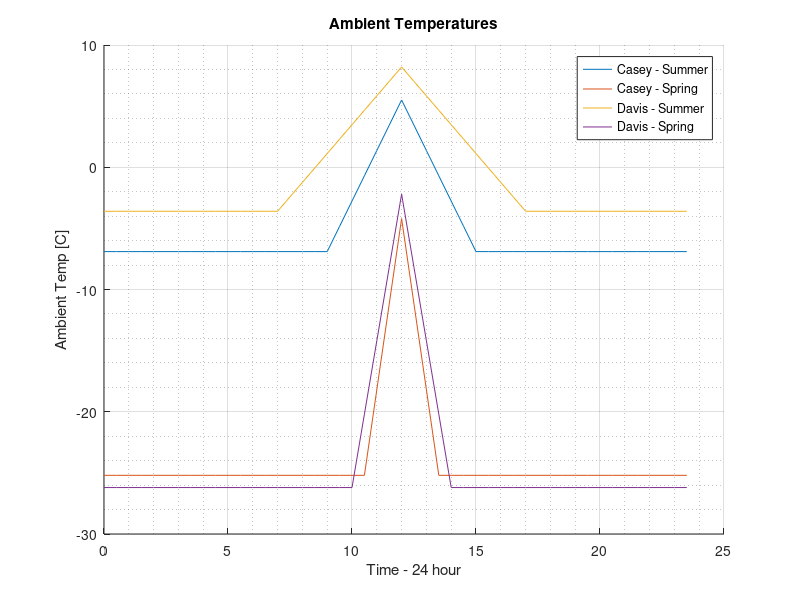

Write the MATLAB code that produced this figure. (Note: this script raises an error after producing the figure.)
%% --- % ST4.1 TEG/PCM CODE % --- %%
% This is the TEG Code at the "1-to-1" level for {TEG/PCM}

% For TEG/PCM, PCM solar data must be imported
% PCM Data includes 24 sets [2 stations] x [2 seasons] x [6x cloud cover cases]


% For all intensive purpose, this investigates TEG power only
% Relies on PCm3.2 data import (need to be careful with cases)
% Copy logic from ST4_1_PV_TEG


% GONNA LEAVE THIS FOR 200K WIND ONLY!!! - RENAME!!!

%% 1) Set baseline temperatures - AMBIENT TEMPERATURES - "TOP SIDE"
% Time vector - discretisation of 24-hour window 
t = 0:0.5:23.5;
Casey_summer_temp = zeros(1,length(t));
% casey sumer temp range: 
    % night: 1-18 [t(18) = 8.5]
    % Day: 19-31
    % Night: 32-48

for i = 1:18
    Casey_summer_temp(i) = -6.9 ; 
end 

for i = 19:25
    % set initial time temp @ night time i.e. sun just rose, no heat yet)
    if i == 19
    Casey_summer_temp(i) = -6.9;
    else
    Casey_summer_temp(i) = Casey_summer_temp(i-1) + 2.067;
    end
end

for i = 26:31
Casey_summer_temp(i) = Casey_summer_temp(i-1) - 2.067;
end

for i = 32:48
    Casey_summer_temp(i) = -6.9;
end

% Casey - Spring
Casey_spring_temp = zeros(1,length(t));
% Casey Spring - 3 hour window (10:30am-1:30pm)[22-28]
    % Night: 1-21 [t(21) = 10am]
    % Day: 22-28
    % Night: 29-48

for i = 1:21
    Casey_spring_temp(i) = -25.2;
end

for i = 22:25
    if i == 22 % initial temp @ 1030am
        Casey_spring_temp(i) = -25.2;
    else
        Casey_spring_temp(i) = Casey_spring_temp(i-1) + 7; 
    end
end

for i = 26:28
    Casey_spring_temp(i) = Casey_spring_temp(i-1) - 7;
end

for i = 29:48
    Casey_spring_temp(i) = -25.2;
end

% Davis - Summer
Davis_summer_temp = zeros(1,length(t));
% Davis summer temp range: 
    % Night: 1-14 [t(14) = 630am]
    % Day: 15-(25)-35
    % Night: 36-48

for i = 1:14
    Davis_summer_temp(i) = -3.6;
end

for i = 15:25
    if i == 15 % initialise temp
        Davis_summer_temp(i) = -3.6;
    else
        Davis_summer_temp(i) = Davis_summer_temp(i-1) + 1.18;
    end
end

for i = 26:35
    Davis_summer_temp(i) = Davis_summer_temp(i-1) - 1.18;
end

for i = 36:48
    Davis_summer_temp(i) = -3.6;
end

% Davis - Spring
Davis_spring_temp = zeros(1,length(t));
% Davis Spring - 4 hour window (10am-2pm) [21-29]
    % Night: 1-20 [t(20) = 930am]
    % Day: 21-(25)-29
    % Night: 30-48

for i = 1:20
    Davis_spring_temp(i) = -26.2;
end 

for i = 21:25
    if i == 21
        Davis_spring_temp(i) = -26.2;
    else
        Davis_spring_temp(i) = Davis_spring_temp(i-1) + 6;
    end
end 

for i = 26:29
    Davis_spring_temp(i) = Davis_spring_temp(i-1) - 6;
end

for i = 30:48
    Davis_spring_temp(i) = -26.2;
end

% Plot - sanity check
figure(1)
hold on 
grid on
grid minor
plot(t,Casey_summer_temp);
plot(t,Casey_spring_temp);
plot(t,Davis_summer_temp);
plot(t,Davis_spring_temp);
ylabel('Ambient Temp [C]')
xlabel('Time - 24 hour')
legend('Casey - Summer','Casey - Spring','Davis - Summer','Davis - Spring')
title('Ambient Temperatures')
hold off

%% 2) Using PCM data, define BOTTOM SIDE
% 6 cases x 2 seasons x 2 locations = 24 cases

% recall: readtable and table2array functions
%% [Wind = 200km]
PCM_TEMP_WIND_200K_ALL_LOC = ...
    readtable("PCM_TEMP_WIND_200K_ALL_LOC.xlsx");

PCM_TEMP_WIND_200K_ALL_LOC = ...
    table2array(PCM_TEMP_WIND_200K_ALL_LOC);

% Separate data 
PCM_temp_Casey_Sum_200k = PCM_TEMP_WIND_200K_ALL_LOC(1,:);
PCM_temp_Casey_Spr_200k = PCM_TEMP_WIND_200K_ALL_LOC(2,:);

PCM_temp_Davis_Sum_200k = PCM_TEMP_WIND_200K_ALL_LOC(3,:);
PCM_temp_Davis_Spr_200k = PCM_TEMP_WIND_200K_ALL_LOC(4,:);

% sanity check - plot irradiance values
figure(2)
hold on
grid on
grid minor
plot(t,PCM_temp_Casey_Sum_200k)
plot(t,PCM_temp_Casey_Spr_200k)
plot(t,PCM_temp_Davis_Sum_200k)
plot(t,PCM_temp_Davis_Spr_200k)
legend('Casey - Summer','Casey - Spring','Davis - Summer','Davis - Spring')
xlabel('Time - 24 hr')
ylabel('PCM Temp')
title('PCM Temperature - Wind = 200km/hr')
hold off


%% 3) Establish average temperature and temp diff
% ---- % [Wind = 100 km/hr] % ---- %
Casey_sum_temp_diff_200k = zeros(1,length(t));
Casey_spr_temp_diff_200k = zeros(1,length(t));
Davis_sum_temp_diff_200k = zeros(1,length(t));
Davis_spr_temp_diff_200k = zeros(1,length(t));

% recall Delta = Top - bottom (orientation)
% PCM temp < ambient

for i = 1:48 
    Casey_sum_temp_diff_200k(i) = ...
        Casey_summer_temp(i) - PCM_temp_Casey_Sum_200k(i);

    Casey_spr_temp_diff_200k(i) = ...
        Casey_spring_temp(i) - PCM_temp_Casey_Spr_200k(i);


    Davis_sum_temp_diff_200k(i) = ...
        Davis_summer_temp(i) - PCM_temp_Davis_Sum_200k(i);

    Davis_spr_temp_diff_200k(i) = ...
        Davis_spring_temp(i) - PCM_temp_Davis_Spr_200k(i);

end

Casey_sum_mean_temp_200k = zeros(1,length(t));
Casey_spr_mean_temp_200k = zeros(1,length(t));
Davis_sum_mean_temp_200k = zeros(1,length(t));
Davis_spr_mean_temp_200k = zeros(1,length(t));
% && PCM temp < ambient!!!!

for i = 1:48
    Casey_sum_mean_temp_200k(i) = PCM_temp_Casey_Sum_200k(i) ...
                            + (Casey_sum_temp_diff_200k(i)/2);
    
    Casey_spr_mean_temp_200k(i) = PCM_temp_Casey_Spr_200k(i) ...
                            + (Casey_spr_temp_diff_200k(i)/2);

    Davis_sum_mean_temp_200k(i) = PCM_temp_Davis_Sum_200k(i) ...
                            + (Davis_sum_temp_diff_200k(i)/2);

    Davis_spr_mean_temp_200k(i) = PCM_temp_Davis_Spr_200k(i) ...
                            + (Davis_spr_temp_diff_200k(i)/2);

end

figure(3)
    hold on
    grid on 
    grid minor
    plot(t,Casey_sum_temp_diff_200k)
    plot(t,Casey_spr_temp_diff_200k)
    plot(t,Davis_sum_temp_diff_200k)
    plot(t,Davis_spr_temp_diff_200k)
    ylabel('Temp Diff. [C]')
    xlabel('Time - 24 hour')
    legend('Casey - Summer','Casey - Spring','Davis - Summer','Davis - Spring')
    title('Temp Diff across TEG - Wind = 200km/hr')
    hold off

figure(4)
    subplot(2,1,1)
    hold on
    grid on 
    grid minor
    plot(t,Casey_sum_mean_temp_200k)
    plot(t,Casey_summer_temp)
    plot(t,PCM_temp_Casey_Sum_200k)
    ylabel('Temp [C]')
    xlabel('Time - 24 hour')
    legend('Mean Temp across TEG','Ambient Temp','PCM Temp')
    title('Temperatures - Casey - Summer - Wind = 200km/hr')
    hold off

    subplot(2,1,2)
    hold on
    grid on 
    grid minor
    plot(t,Casey_spr_mean_temp_200k)
    plot(t,Casey_spring_temp)
    plot(t,PCM_temp_Casey_Spr_200k)
    ylabel('Temp [C]')
    xlabel('Time - 24 hour')
    legend('Mean Temp across TEG','Ambient Temp','PCM Temp')
    title('Temperatures - Casey - Spring - Wind = 200km/hr')
    hold off

figure(5)
    subplot(2,1,1)
    hold on
    grid on 
    grid minor
    plot(t,Davis_sum_mean_temp_200k)
    plot(t,Davis_summer_temp)
    plot(t,PCM_temp_Davis_Sum_200k)
    ylabel('Temp [C]')
    xlabel('Time - 24 hour')
    legend('Mean Temp across TEG','Ambient Temp','PCM Temp')
    title('Temperatures - Davis - Summer - Wind = 200km/hr')
    hold off

    subplot(2,1,2)
    hold on
    grid on 
    grid minor
    plot(t,Davis_spr_mean_temp_200k)
    plot(t,Davis_spring_temp)
    plot(t,PCM_temp_Davis_Spr_200k)
    ylabel('Temp [C]')
    xlabel('Time - 24 hour')
    legend('Mean Temp across TEG','Ambient Temp','PCM Temp')
    title('Temperatures - Davis - Spring - Wind = 200km/hr')
    hold off

%% 4) Find TEG metrics and power values
% 24 cases to consider 
% 6x wind cases

%% TEG Voltage 
% V = N * seebck.(average temp) * temp_diff
N = 241; % number of p&n type conductors

% Seebeck
% dimensionless seebeck equation
% ~ =  (-1.132*10^(-5) .* (Casey_mean_temp)^2 )...
% + (8.64*10^(-3) .* (Casey_mean_temp(i))) ...
% - 0.582;


% seebeck variable across 24/hour cycle

%% wind = 10km/hr

seebeck_dim_Casey_sum_200k = zeros(1,length(t));
seebeck_dim_Casey_spr_200k = zeros(1,length(t));

seebeck_dim_Davis_sum_200k = zeros(1,length(t));
seebeck_dim_Davis_spr_200k = zeros(1,length(t));

% temperatures need to be in KELVIN to work

for i = 1:48
    Casey_sum_mean_temp_200k(i) = Casey_sum_mean_temp_200k(i) + 273.15;
    Casey_spr_mean_temp_200k(i) = Casey_spr_mean_temp_200k(i) + 273.15; 
    
    Davis_sum_mean_temp_200k(i) = Davis_sum_mean_temp_200k(i) + 273.15;
    Davis_spr_mean_temp_200k(i) = Davis_spr_mean_temp_200k(i) + 273.15;
end
% Celsius 2 Kelvin!!

for i = 1:48
    seebeck_dim_Casey_sum_200k(i) = ...
        (-1.132*10^(-5) .* (Casey_sum_mean_temp_200k(i))^2 ) ...
        + (8.64*10^(-3) .* (Casey_sum_mean_temp_200k(i))) ...
        - 0.582;

        seebeck_dim_Casey_spr_200k(i) = ...
        (-1.132*10^(-5) .* (Casey_spr_mean_temp_200k(i))^2 ) ...
        + (8.64*10^(-3) .* (Casey_spr_mean_temp_200k(i))) ...
        - 0.582;

        seebeck_dim_Davis_sum_200k(i) = ...
        (-1.132*10^(-5) .* (Davis_sum_mean_temp_200k(i))^2 ) ...
        + (8.64*10^(-3) .* (Davis_sum_mean_temp_200k(i))) ...
        - 0.582;

        seebeck_dim_Davis_spr_200k(i) = ...
        (-1.132*10^(-5) .* (Davis_spr_mean_temp_200k(i))^2 ) ...
        + (8.64*10^(-3) .* (Davis_spr_mean_temp_200k(i))) ...
        - 0.582;
end

% dim*stc = seebeck
seebeck_stc = 345 * 10^-6; % V / K @ T = 300 K

seebeck_Casey_sum_200k = zeros(1,length(t));
seebeck_Casey_spr_200k = zeros(1,length(t));

seebeck_Davis_sum_200k = zeros(1,length(t));
seebeck_Davis_spr_200k = zeros(1,length(t));

for i = 1:48 
    seebeck_Casey_sum_200k(i) = seebeck_dim_Casey_sum_200k(i).*seebeck_stc;
    seebeck_Casey_spr_200k(i) = seebeck_dim_Casey_spr_200k(i).*seebeck_stc;

    seebeck_Davis_sum_200k(i) = seebeck_dim_Davis_sum_200k(i).*seebeck_stc;
    seebeck_Davis_spr_200k(i) = seebeck_dim_Davis_spr_200k(i).*seebeck_stc;

end

% V = N * seebck.(average temp) * temp_diff
TEG_V_Casey_sum_200k = zeros(1,length(t));
TEG_V_Casey_spr_200k = zeros(1,length(t));

TEG_V_Davis_sum_200k = zeros(1,length(t));
TEG_V_Davis_spr_200k = zeros(1,length(t));

for i = 1:48
    
TEG_V_Casey_sum_200k(i) = N .* seebeck_Casey_sum_200k(i) ...
    .* Casey_sum_temp_diff_200k(i);

TEG_V_Casey_spr_200k(i) = N .* seebeck_Casey_spr_200k(i) ...
    .* Casey_spr_temp_diff_200k(i);


TEG_V_Davis_sum_200k(i) = N .* seebeck_Davis_sum_200k(i) ...
    .* Davis_sum_temp_diff_200k(i);

TEG_V_Davis_spr_200k(i) = N .* seebeck_Davis_spr_200k(i) ...
    .* Davis_spr_temp_diff_200k(i);

end

figure(6)
    hold on
    grid on 
    grid minor
    plot(t,TEG_V_Casey_sum_200k)
    plot(t,TEG_V_Casey_spr_200k)
    plot(t,TEG_V_Davis_sum_200k)
    plot(t,TEG_V_Davis_spr_200k)
    ylabel('Voltage [V]')
    xlabel('Time - 24 hour')
    legend('Casey - Summer','Casey - Spring','Davis - Summer','Davis - Spring')
    title('Voltage across 1 TEG Module - wind = 200 km/hr')
    hold off


%% -- %% -- %% TEG INTERNAL RESISTANCE %% -- %% -- %%
% Variables
r_con = 5*(10^-9); % 
thick = 0.0011; % m - thickness - 1.1mm
area = 2.89 * 10^-6; % area - m^2  

elec_cond_stc = 28103; % Ohm.metre @ T = 300 K

% Davis_dim_elec_cond_max(i) = (6.257*10^(-5) .* (Davis_mean_temp_max(i))^2 )...
% - (4.381*10^(-2) .* (Davis_mean_temp_max(i))) ...
% + 8.629;

%% Wind = 50km/hr

elec_cond_dim_Casey_sum_200k = zeros(1,length(t));
elec_cond_dim_Casey_spr_200k = zeros(1,length(t));

elec_cond_dim_Davis_sum_200k = zeros(1,length(t));
elec_cond_dim_Davis_spr_200k = zeros(1,length(t));

for i = 1:48
    elec_cond_dim_Casey_sum_200k(i) = ...
        (6.257*10^(-5) .* (Casey_sum_mean_temp_200k(i))^2 ) ...
        - ( 4.381*10^(-2) .* (Casey_sum_mean_temp_200k(i)) ) ...
        + 8.629;

    elec_cond_dim_Casey_spr_200k(i) = ...
        (6.257*10^(-5) .* (Casey_spr_mean_temp_200k(i))^2 ) ...
        - (4.381*10^(-2) .* (Casey_spr_mean_temp_200k(i))) ...
        + 8.629;

    elec_cond_dim_Davis_sum_200k(i) = ...
        (6.257*10^(-5) .* (Davis_sum_mean_temp_200k(i))^2 ) ...
        - (4.381*10^(-2) .* (Davis_sum_mean_temp_200k(i))) ...
        + 8.629; 

    elec_cond_dim_Davis_spr_200k(i) = ...
        (6.257*10^(-5) .* (Davis_spr_mean_temp_200k(i))^2 ) ...
        - (4.381*10^(-2) .* (Davis_spr_mean_temp_200k(i))) ...
        + 8.629; 
end

% dim * stc = const
% elec_con_stc = 28103; % Ohm.metre @ T = 300 K
elec_cond_Casey_sum_200k = zeros(1,length(t));
elec_cond_Casey_spr_200k = zeros(1,length(t));

elec_cond_Davis_sum_200k = zeros(1,length(t));
elec_cond_Davis_spr_200k = zeros(1,length(t));


for i = 1:48 
    elec_cond_Casey_sum_200k(i) = elec_cond_dim_Casey_sum_200k(i) .* elec_cond_stc;
    elec_cond_Casey_spr_200k(i) = elec_cond_dim_Casey_spr_200k(i) .* elec_cond_stc;

    elec_cond_Davis_sum_200k(i) = elec_cond_dim_Davis_sum_200k(i) .* elec_cond_stc;
    elec_cond_Davis_spr_200k(i) = elec_cond_dim_Davis_spr_200k(i) .* elec_cond_stc;
end

% R_i = N * [(1/elec.(mean_temp)) + ((2.rcon)/(thick))] * (thick/area)
% need to be very careful - make cosntants where possible 

Casey_sum_R_i_200k = zeros(1,length(t)); % Ohms - resistance
Casey_spr_R_i_200k = zeros(1,length(t));

Davis_sum_R_i_200k = zeros(1,length(t));
Davis_spr_R_i_200k = zeros(1,length(t));

for i = 1:48
    
Casey_sum_R_i_200k(i) = N .* (thick/area) .* ...
    ( (1 ./ elec_cond_Casey_sum_200k(i) ) + ( (2.*r_con)./ thick) );

Casey_spr_R_i_200k(i) = N .* (thick/area) .* ...
    ( (1 ./ elec_cond_Casey_spr_200k(i) ) + ( (2.*r_con)./ thick) );

Davis_sum_R_i_200k(i) = N .* (thick/area) .* ...
    ( (1 ./ elec_cond_Davis_sum_200k(i) ) + ( (2.*r_con)./ thick) );

Davis_spr_R_i_200k(i) = N .* (thick/area) .* ...
    ( (1 ./ elec_cond_Davis_spr_200k(i) ) + ( (2.*r_con)./ thick) );

end

figure(7)
    hold on
    grid on 
    grid minor
    plot(t,Casey_sum_R_i_200k)
    plot(t,Casey_spr_R_i_200k)
    plot(t,Davis_sum_R_i_200k)
    plot(t,Davis_spr_R_i_200k)
    ylabel('Internal Resistance [Ohms]')
    xlabel('Time - 24 hour')
    legend('Casey - Summer','Casey - Spring','Davis - Summer','Davis - Spring')
    title('Internal Resistance in 1 Module - Wind = 200km/hr')
    hold off

%% Power Generation 
% First calculate per module
% Use Karabetoglu equation: [P = (V^2) /( 4*R_i)]

%% Wind = 100km/hr
    TEG_P_Casey_sum_200k = zeros(1,length(t));
    TEG_P_Casey_spr_200k = zeros(1,length(t));
    
    TEG_P_Davis_sum_200k = zeros(1,length(t));
    TEG_P_Davis_spr_200k = zeros(1,length(t));

for i = 1:48
    TEG_P_Casey_sum_200k(i) =  (TEG_V_Casey_sum_200k(i).^(2)) ./ ...
                          (4 .* Casey_sum_R_i_200k(i)); 
    
    TEG_P_Casey_spr_200k(i) =  (TEG_V_Casey_spr_200k(i).^(2)) ./ ...
                          (4 .* Casey_spr_R_i_200k(i)); 
    
    TEG_P_Davis_sum_200k(i) =  (TEG_V_Davis_sum_200k(i).^(2)) ./ ...
                          (4 .* Davis_sum_R_i_200k(i));
    
    TEG_P_Davis_spr_200k(i) =  (TEG_V_Davis_spr_200k(i).^(2)) ./ ...
                          (4 .* Davis_spr_R_i_200k(i));
end

figure(8)
    hold on
    grid on 
    grid minor
    plot(t,TEG_P_Casey_sum_200k)
    plot(t,TEG_P_Casey_spr_200k)
    plot(t,TEG_P_Davis_sum_200k)
    plot(t,TEG_P_Davis_spr_200k)
    ylabel('Power Rate [W]')
    xlabel('Time - 24 hour')
    legend('Casey - Summer','Casey - Spring','Davis - Summer','Davis - Spring')
    title('TEG Power Generated per module - Karabetoglu et. al. 2012 [P^2/4R] - Wind = 200km/hr')
    hold off


% then calculate Power per PANEL - 17 x 18 ARRAY!
% Voltages
    TEG_V_row_Casey_sum_200k = zeros(1,length(t));
    TEG_V_row_Casey_spr_200k = zeros(1,length(t));
    
    TEG_V_row_Davis_sum_200k = zeros(1,length(t));
    TEG_V_row_Davis_spr_200k = zeros(1,length(t));

% Ohms - resistance
    Casey_sum_R_i_row_200k = zeros(1,length(t)); 
    Casey_spr_R_i_row_200k = zeros(1,length(t));
    
    Davis_sum_R_i_row_200k = zeros(1,length(t));
    Davis_spr_R_i_row_200k = zeros(1,length(t));

% Currents
    Casey_sum_amps_row_200k = zeros(1,length(t)); 
    Casey_spr_amps_row_200k = zeros(1,length(t));
    
    Davis_sum_amps_row_200k = zeros(1,length(t));
    Davis_spr_amps_row_200k = zeros(1,length(t));

for i = 1:48 % 17 modules in 1 row
% Voltages   
    TEG_V_row_Casey_sum_200k(i) = TEG_V_Casey_sum_200k(i) .* 17; 
    TEG_V_row_Casey_spr_200k(i) = TEG_V_Casey_spr_200k(i) .* 17; 
    
    TEG_V_row_Davis_sum_200k(i) = TEG_V_Davis_sum_200k(i) .* 17; 
    TEG_V_row_Davis_spr_200k(i) = TEG_V_Davis_spr_200k(i) .* 17; 

% Resistances
    Casey_sum_R_i_row_200k(i) = Casey_sum_R_i_200k(i) .* 17;
    Casey_spr_R_i_row_200k(i) = Casey_spr_R_i_200k(i) .* 17;
    
    Davis_sum_R_i_row_200k(i) = Davis_sum_R_i_200k(i) .* 17;
    Davis_spr_R_i_row_200k(i) = Davis_spr_R_i_200k(i) .* 17;

% Currents
    Casey_sum_amps_row_200k(i) = ...
        TEG_V_row_Casey_sum_200k(i) ./ Casey_sum_R_i_row_200k(i);

    Casey_spr_amps_row_200k(i) = ...
        TEG_V_row_Casey_spr_200k(i) ./ Casey_spr_R_i_row_200k(i);
    

    Davis_sum_amps_row_200k(i) = ...
        TEG_V_row_Davis_sum_200k(i) ./ Davis_sum_R_i_row_200k(i);

    Davis_spr_amps_row_200k(i) = ...
        TEG_V_row_Davis_spr_200k(i) ./ Davis_spr_R_i_row_200k(i);

end

figure(9)
    hold on
    grid on 
    grid minor
    plot(t,TEG_V_row_Casey_sum_200k)
    plot(t,TEG_V_row_Casey_spr_200k)
    plot(t,TEG_V_row_Davis_sum_200k)
    plot(t,TEG_V_row_Davis_spr_200k)
    ylabel('TEG Voltage [V]')
    xlabel('Time - 24 hour')
    legend('Casey - Summer','Casey - Spring','Davis - Summer','Davis - Spring')
    title('TEG Voltage per Row (Sum of V) - Wind = 200km/hr')
    hold off

figure(10)
    hold on
    grid on 
    grid minor
    plot(t,Casey_sum_R_i_row_200k)
    plot(t,Casey_spr_R_i_row_200k)
    plot(t,Davis_sum_R_i_row_200k)
    plot(t,Davis_spr_R_i_row_200k)
    ylabel('TEG Resistance [Ohms]')
    xlabel('Time - 24 hour')
    legend('Casey - Summer','Casey - Spring','Davis - Summer','Davis - Spring')
    title('TEG Resistance per Row (Sum of R/Ohms) - Wind = 200km/hr')
    hold off

figure(11)
    hold on
    grid on 
    grid minor
    plot(t,Casey_sum_amps_row_200k)
    plot(t,Casey_spr_amps_row_200k)
    plot(t,Davis_sum_amps_row_200k)
    plot(t,Davis_spr_amps_row_200k)
    ylabel('TEG Current [Amps]')
    xlabel('Time - 24 hour')
    legend('Casey - Summer','Casey - Spring','Davis - Summer','Davis - Spring')
    title('TEG Current per Row (V / R) - Wind = 200km/hr')
    hold off

    % in parallel aray 
% 18 rows of 17 modules 
% USING EQUATION [P = (V^2) / R] FOR THIS PART
% equation  considerS TEG aray using Ohm's law
% Karabetoglu is a conservative approach (1/4th of ohm's value)


% Resistance
    Casey_sum_R_i_full_200k = zeros(1,length(t)); 
    Casey_spr_R_i_full_200k = zeros(1,length(t));
    
    Davis_sum_R_i_full_200k = zeros(1,length(t));
    Davis_spr_R_i_full_200k = zeros(1,length(t));

% Power
    TEG_P_Casey_sum_full_200k = zeros(1,length(t));
    TEG_P_Casey_spr_full_200k = zeros(1,length(t));
    
    TEG_P_Davis_sum_full_200k = zeros(1,length(t));
    TEG_P_Davis_spr_full_200k = zeros(1,length(t));

% recall - 18 rows - VOLTAGE IS EQUAL ACROSS ROWS!!!
for i = 1:48
% Resistance
    Casey_sum_R_i_full_200k(i) = (18 ./ Casey_sum_R_i_row_200k(i) ).^-1 ;  
    Casey_spr_R_i_full_200k(i) = (18 ./ Casey_spr_R_i_row_200k(i) ).^-1 ;
    
    Davis_sum_R_i_full_200k(i) = (18 ./ Davis_sum_R_i_row_200k(i) ).^-1 ;
    Davis_spr_R_i_full_200k(i) = (18 ./ Davis_spr_R_i_row_200k(i) ).^-1 ;

% Power - KARABETOGLU EQUATION
    TEG_P_Casey_sum_full_200k(i) =  (TEG_V_row_Casey_sum_200k(i).^(2)) ./ ...
                          (4.*Casey_sum_R_i_full_200k(i)); 
    
    TEG_P_Casey_spr_full_200k(i) =  (TEG_V_row_Casey_spr_200k(i).^(2)) ./ ...
                          (4.*Casey_spr_R_i_full_200k(i)); 
    
    TEG_P_Davis_sum_full_200k(i) =  (TEG_V_row_Davis_sum_200k(i).^(2)) ./ ...
                          (4.*Davis_sum_R_i_full_200k(i));
    
    TEG_P_Davis_spr_full_200k(i) =  (TEG_V_row_Davis_spr_200k(i).^(2)) ./ ...
                          (4.*Davis_spr_R_i_full_200k(i));

end

figure(12)
    hold on
    grid on 
    grid minor
    plot(t,TEG_P_Casey_sum_full_200k)
    plot(t,TEG_P_Casey_spr_full_200k)
    plot(t,TEG_P_Davis_sum_full_200k)
    plot(t,TEG_P_Davis_spr_full_200k)
    ylabel('TEG Power [W]')
    xlabel('Time - 24 hour')
    legend('Casey - Summer','Casey - Spring','Davis - Summer','Davis - Spring')
    title('TEG Power in Array (V^2 / 4.R) - Per 1 Solar Panel - [Wind = 200km/hr]')
    hold off


%% Power Generation - Unit Area 
% For power comparison metrics
% in W/m^2
surf_area = (0.056 * 0.056); % 56mm * 56 mm

% 20 cases - compare per clouds case [5x]
% "TEG_P_Casey_sum_80"

% - [Wind = 10km/hr] - %
TEG_P_Casey_sum_200k_unit = zeros(1,length(t));
TEG_P_Casey_spr_200k_unit = zeros(1,length(t));

TEG_P_Davis_sum_200k_unit = zeros(1,length(t));
TEG_P_Davis_spr_200k_unit = zeros(1,length(t));

for i = 1:48 

    TEG_P_Casey_sum_200k_unit(i) = TEG_P_Casey_sum_200k(i) ./ surf_area;
    TEG_P_Casey_spr_200k_unit(i) = TEG_P_Casey_spr_200k(i) ./ surf_area;

    TEG_P_Davis_sum_200k_unit(i) = TEG_P_Davis_sum_200k(i) ./ surf_area;
    TEG_P_Davis_spr_200k_unit(i) = TEG_P_Davis_spr_200k(i) ./ surf_area;

    % Remember: this is with Karabetoglu equation (conservative)
end

figure(13)
    hold on
    grid on 
    grid minor
    plot(t,TEG_P_Casey_sum_200k_unit)
    plot(t,TEG_P_Casey_spr_200k_unit)
    plot(t,TEG_P_Davis_sum_200k_unit)
    plot(t,TEG_P_Davis_spr_200k_unit)
    ylabel('TEG Power [W]')
    xlabel('Time - 24 hour')
    legend('Casey - Summer','Casey - Spring','Davis - Summer','Davis - Spring')
    title('TEG Power in Array (V^2 / 4.R) - Per Unit area - [Wind = 200km/hr]')
    hold off
